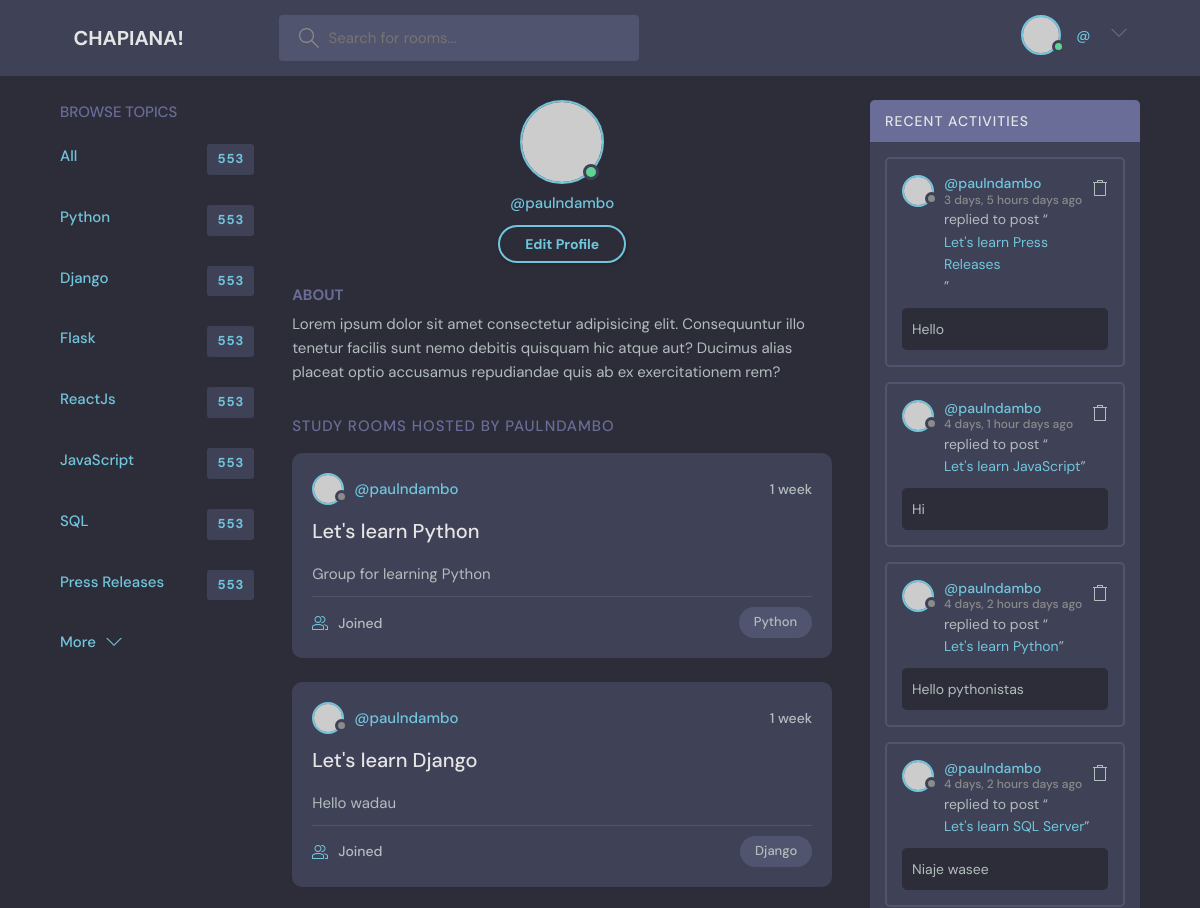
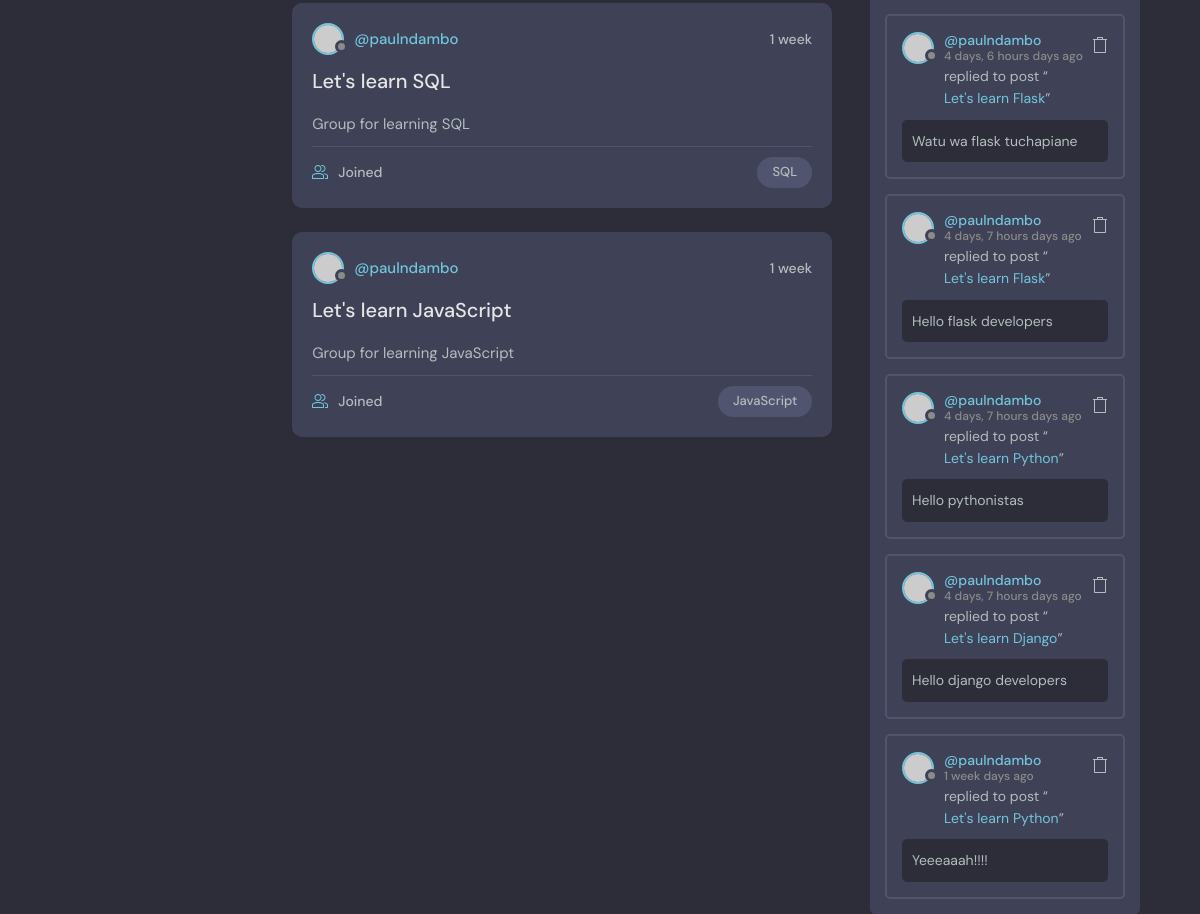
Page /profile/1/ on the committed database (2 pictures, top to bottom).
### core/models.py (models this page shows)
class Topic(models.Model):
	name = models.CharField(max_length=500)
	def __str__(self):
		return self.name

class Room(models.Model):
	host = models.ForeignKey(User, on_delete=models.SET_NULL, null=True)
	topic = models.ForeignKey(Topic, on_delete=models.SET_NULL, null=True)
	name = models.CharField(max_length=500)
	description = models.TextField(null=True)
	participants = models.ManyToManyField(User, related_name="participants", blank=True)
	updated = models.DateTimeField(auto_now=True)
	created = models.DateTimeField(auto_now_add=True)
	class Meta:
		ordering = ['-updated', '-created']
	def __str__(self):
		return self.name

class Message(models.Model):
	user = models.ForeignKey(User, on_delete=models.CASCADE)
	room = models.ForeignKey(Room, on_delete=models.CASCADE)
	body = models.TextField()
	photo = models.ImageField(upload_to="images", blank=True, null=True)
	file = models.FileField(upload_to="files", blank=True, null=True)
	updated = models.DateTimeField(auto_now=True)
	created = models.DateTimeField(auto_now_add=True)
	class Meta:
		ordering = ['-updated', '-created']
	def __str__(self):
		return self.body[:50]

### core/views.py (the view)
# urls.py: path("profile/<str:pk>/", views.userProfile, name="user-profile"),
def userProfile(request, pk):
    user = User.objects.get(id=pk)
    rooms = user.room_set.all()
    room_count = rooms.count()
    room_messages = user.message_set.all()
    topics = Topic.objects.all()
    context = {
        "user": user,
        "rooms": rooms,
        "room_count": room_count,
        "room_messages": room_messages,
        "topics": topics
    }
    return render(request, "core/profile.html", context)

### templates/core/profile.html (shortened to what this page needs)
{% extends "base.html" %}
{% block content %}
  <main class="profile-page layout layout--3">
    <div class="container">
      <div class="topics">
       {% include "core/topic_component.html" %}
      </div>
      <div class="roomList">
        <div class="profile">
          <div class="profile__avatar">
            <div class="avatar avatar--large active">
              <img src="https://randomuser.me/api/portraits/men/11.jpg" />
            </div>
          </div>
          <div class="profile__info">
            <p>@{{user.username}}</p>
            <a href="edit-user.html" class="btn btn--main btn--pill">Edit Profile</a>
          </div>
          <div class="profile__about">
            <h3>About</h3>
            <p>
              Lorem ipsum dolor sit amet consectetur adipisicing elit. Consequuntur illo tenetur
              facilis sunt nemo debitis quisquam hic atque aut? Ducimus alias placeat optio
              accusamus repudiandae quis ab ex exercitationem rem?
            </p>
          </div>
        </div>
        <div class="roomList__header">
          <div>
            <h2>Study Rooms Hosted by {{user.username}}</a>
            </h2>
          </div>
        </div>
        {% include "core/feed_component.html" %}
      </div>
     <div class="activities">
        <div class="activities__header">
          <h2>Recent Activities</h2>
        </div>
        {% for message in room_messages %}
        <div class="activities__box">
          <div class="activities__boxHeader roomListRoom__header">
            <a href="{% url 'user-profile' message.user.id %}" class="roomListRoom__author">
              <div class="avatar avatar--small">
                <img src="https://randomuser.me/api/portraits/women/11.jpg" />
              </div>
              <p>
                @{{message.user}}
                <span>{{message.created|timesince}} days ago</span>
              </p>
            </a>
            <div class="roomListRoom__actions">
              <a href="#">
              </a>
            </div>
          </div>
          <div class="activities__boxContent">
            <p>replied to post “<a href="room.html">{{message.room}}</a>”</p>
            <div class="activities__boxRoomContent">
              {{message}}
            </div>
          </div>
        </div>
{% endfor %}
      </div>
    </div>
  </main>
  {% endblock %}

### templates/base.html (shortened to what this page needs)
{% load static %}
<!DOCTYPE html>
<html lang="en">
  <head>
    <link rel="stylesheet" href="{% static 'styles/style.css' %}" />
  </head>
  <body>
    {% include "navbar.html" %}
{% block content %}
{% endblock content %}
  </body>
</html>

### templates/navbar.html (shortened to what this page needs)
    <header class="header header--loggedIn">
      <div class="container">
        <a href="{% url 'home' %}" class="header__logo">
          <h1>CHAPIANA!</h1>
        </a>
        <form class="header__search" method="GET" action="{% url 'home' %}">
          <label>
            <input type="text" name="q" placeholder="Search for rooms..." />
          </label>
        </form>
        <nav class="header__menu">
{% if user.is_authenticated %}
          <div class="header__user">
            <a href="profile.html">
              <div class="avatar avatar--medium active">
                <img src="https://randomuser.me/api/portraits/men/37.jpg" />
              </div>
              <p>{{user.first_name}} {{user.last_name}} <span>@{{request.user.username}}</span></p>
            </a>
            <button class="dropdown-button">
              <svg version="1.1" xmlns="http://www.w3.org/2000/svg" width="32" height="32" viewBox="0 0 32 32">
                <title>chevron-down</title>
                <path d="M16 21l-13-13h-3l16 16 16-16h-3l-13 13z"></path>
              </svg>
            </button>
          </div>
        {% endif %}
    </header>

### templates/core/topic_component.html
<div class="topics__header">
            <h2>Browse Topics</h2>
          </div>
          <ul class="topics__list">
            <li>
              <a href="{% url 'home' %}" class="active">All <span>553</span></a>
            </li>
          </ul>
            {% for topic in topics %}
          <ul class="topics__list">
            <li>
              <a href="{% url 'home' %}?q={{topic.name}}" class="active">{{topic.name}} <span>553</span></a>
            </li>
            {% endfor %}
          </ul>
          <a class="btn btn--link" href="topics.html">
            More
            <svg version="1.1" xmlns="http://www.w3.org/2000/svg" width="32" height="32" viewBox="0 0 32 32">
              <title>chevron-down</title>
              <path d="M16 21l-13-13h-3l16 16 16-16h-3l-13 13z"></path>
            </svg>
          </a>

### templates/core/feed_component.html (shortened to what this page needs)
{% for room in rooms %}
 <div class="roomListRoom">
            <div class="roomListRoom__header">
              <a href="{% url 'user-profile' room.host.id %}" class="roomListRoom__author">
                <div class="avatar avatar--small">
                  <img src="https://randomuser.me/api/portraits/women/11.jpg" />
                </div>
                <span>@{{room.host.username}}</span>
              </a>
              <div class="roomListRoom__actions">
                <span>{{room.created|timesince}}</span>
              </div>
            </div>
            <div class="roomListRoom__content">
              <a href="{% url 'room' room.id %}">{{room.name}}</a>
              <p>
               {{room.description}}
              </p>
            </div>
            <div class="roomListRoom__meta">
              <a href="room.html" class="roomListRoom__joined">
                {{participants_count}} Joined
              </a>
              <p class="roomListRoom__topic">{{room.topic}}</p>
            </div>
          </div>
{% endfor %}

### rows in the picture
Topic: name "Python"
Topic: name "Django"
Topic: name "Flask"
Topic: name "ReactJs"
Topic: name "JavaScript"
Topic: name "SQL"
Topic: name "Press Releases"
Room: host.username "paulndambo", created "1 week", name "Let's learn Python", description "Group for learning Python", topic "Python"
Room: host.username "paulndambo", created "1 week", name "Let's learn Django", description "Hello wadau", topic "Django"
Room: host.username "paulndambo", created "1 week", name "Let's learn SQL", description "Group for learning SQL", topic "SQL"
Room: host.username "paulndambo", created "1 week", name "Let's learn JavaScript", description "Group for learning JavaScript", topic "JavaScript"
Message: user "paulndambo", created "3 days, 5 hours", room "Let's learn Press Releases", body "Hello"
Message: user "paulndambo", created "4 days, 1 hour", room "Let's learn JavaScript", body "Hi"
Message: user "paulndambo", created "4 days, 2 hours", room "Let's learn Python", body "Hello pythonistas"
Message: user "paulndambo", created "4 days, 2 hours", room "Let's learn SQL Server", body "Niaje wasee"
Message: user "paulndambo", created "4 days, 6 hours", room "Let's learn Flask", body "Watu wa flask tuchapiane"
Message: user "paulndambo", created "4 days, 7 hours", room "Let's learn Flask", body "Hello flask developers"
Message: user "paulndambo", created "4 days, 7 hours", room "Let's learn Python", body "Hello pythonistas"
Message: user "paulndambo", created "4 days, 7 hours", room "Let's learn Django", body "Hello django developers"
Message: user "paulndambo", created "1 week", room "Let's learn Python", body "Yeeeaaah!!!!"

### other values in the picture
{{ user.username }} "paulndambo"
{{ user.username }} "PAULNDAMBO"
